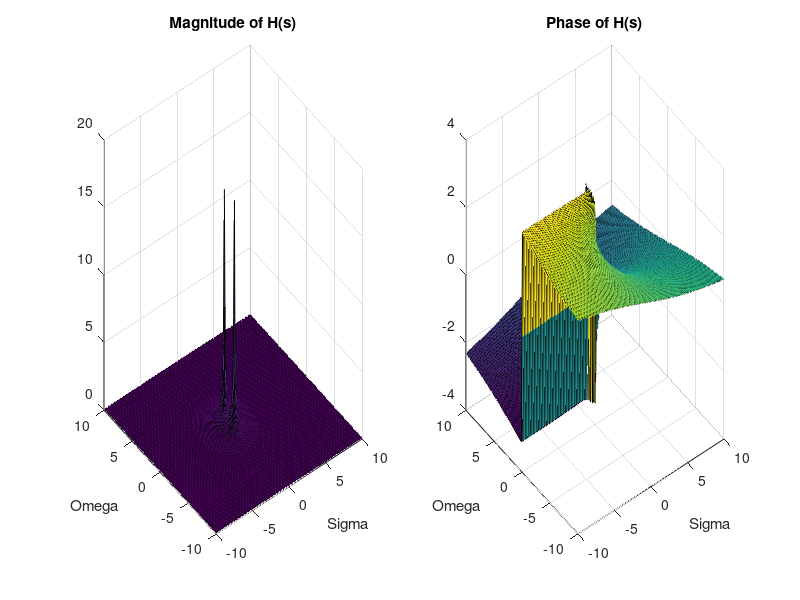
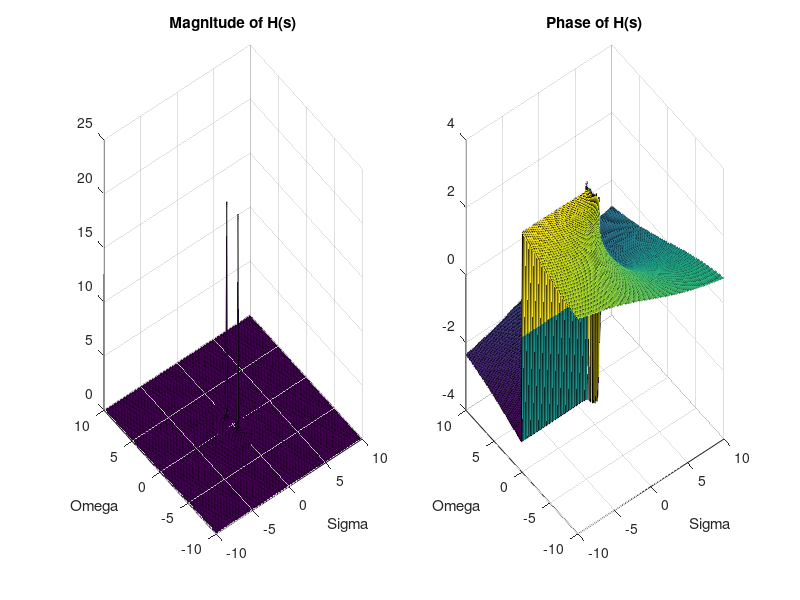
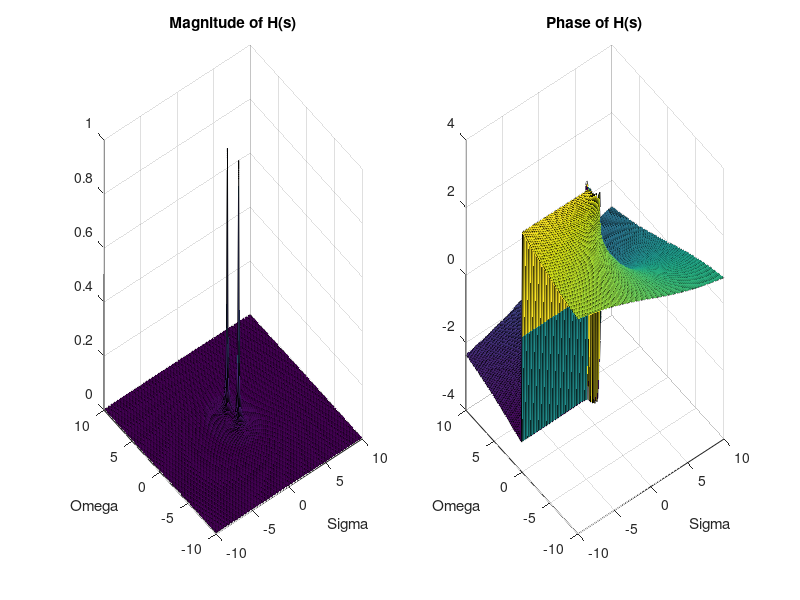
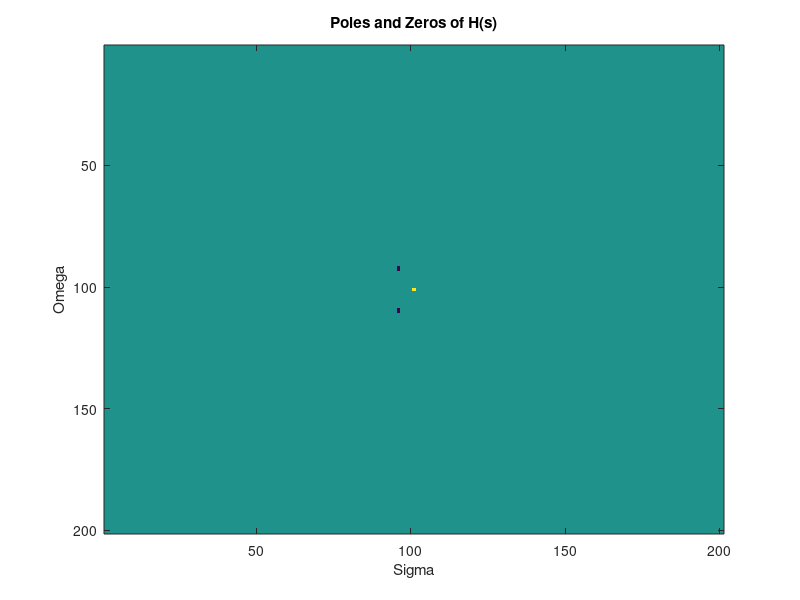

These charts were generated, in order, by the following MATLAB code: (Note: this script raises an error after producing the figures.)
function ECT_Q1();
    %Coordination of Complex Plane
    sigma=[-10:0.1:10];
    omega=(i*[-10:0.1:10])';
    %Make the Complex plan, In surface
    onesVector=ones(10*2*10+1,1);
    surface= (onesVector*sigma) + ((-omega)*onesVector');
    %%%%%%%%%%%%%%%%%%%%%%%%%%%%%%%%%%%%%%%%%%%%%%%%%%%%
    %R=1, H(s)=s/(1+s+s2) 
    H=surface./(1+surface+surface.^2);
    %Magnitude of H(s)
    Hmagnitude=abs(H);
    %Phase of H(s)
    Hangle=atan(imag(H)./real(H));
    Hsign=sign(real(H));
    Hsigntest=(Hsign==-1);
    Hsign2=Hsigntest.*sign(imag(H));
    Hangle=Hangle+pi*Hsign2;
    %plotting Manitude and Phase
    subplot(1,2,1); surf(sigma,sigma,Hmagnitude); title('Magnitude of H(s)'); xlabel('Sigma'); ylabel('Omega');
    subplot(1,2,2); surf(sigma,sigma,Hangle); title('Phase of H(s)'); xlabel('Sigma'); ylabel('Omega');
    %Saving
    saveas(gcf,'/Users/user/Desktop/ECT/Q1/pic1.jpg','jpg');
    %%%%%%%%%%%%%%%%%%%%%%%%%%%%%%%%%%%%%%%%%%%%%%%%%%%
    %%%%%%%%%%%%%%%%%%%%%%%%%%%%%%%%%%%%%%%%%%%%%%%%%%%%
    %R=5, H(s)=s/(5+s+5s2) 
    H=surface./(5+surface+5*surface.^2);
    %Magnitude of H(s)
    Hmagnitude=abs(H);
    %Phase of H(s)
    Hangle=atan(imag(H)./real(H));
    Hsign=sign(real(H));
    Hsigntest=(Hsign==-1);
    Hsign2=Hsigntest.*sign(imag(H));
    Hangle=Hangle+pi*Hsign2;
    %plotting Manitude and Phase
    subplot(1,2,1); surf(sigma,sigma,Hmagnitude); title('Magnitude of H(s)'); xlabel('Sigma'); ylabel('Omega');
    subplot(1,2,2); surf(sigma,sigma,Hangle); title('Phase of H(s)'); xlabel('Sigma'); ylabel('Omega');
    %Saving
    saveas(gcf,'/Users/user/Desktop/ECT/Q1/pic2.jpg','jpg');
    %%%%%%%%%%%%%%%%%%%%%%%%%%%%%%%%%%%%%%%%%%%%%%%%%%%
    %%%%%%%%%%%%%%%%%%%%%%%%%%%%%%%%%%%%%%%%%%%%%%%%%%%%
    %R=20, H(s)=s/(20+s+20s2) 
    H=surface./(20+surface+20*surface.^2);
    %Magnitude of H(s)
    Hmagnitude=abs(H);
    %Phase of H(s)
    Hangle=atan(imag(H)./real(H));
    Hsign=sign(real(H));
    Hsigntest=(Hsign==-1);
    Hsign2=Hsigntest.*sign(imag(H));
    Hangle=Hangle+pi*Hsign2;
    %plotting Manitude and Phase
    subplot(1,2,1); surf(sigma,sigma,Hmagnitude); title('Magnitude of H(s)'); xlabel('Sigma'); ylabel('Omega');
    subplot(1,2,2); surf(sigma,sigma,Hangle); title('Phase of H(s)'); xlabel('Sigma'); ylabel('Omega');
    %Saving
    saveas(gcf,'/Users/user/Desktop/ECT/Q1/pic3.jpg','jpg');
    %%%%%%%%%%%%%%%%%%%%%%%%%%%%%%%%%%%%%%%%%%%%%%%%%%%
    %R=1, H(s)=s/(1+s+s2) 
    H=surface./(1+surface+surface.^2);
    HZero=(H==0);
    HPol=(H>7);
    PolZero=HZero*1+HPol*-1;
    subplot(1,1,1); imagesc(PolZero); title('Poles and Zeros of H(s)'); xlabel('Sigma'); ylabel('Omega');
    saveas(gcf,'/Users/user/Desktop/ECT/Q1/pic4.jpg','jpg');
    %%%%%%%%%%%%%%%%%%%%%%%%%%%%%%%%%%%%%%%%%%%%%%%%%%%
    %Delta Response
    X=[-50:0.1:50];
    syms s t;
    %R=1
    F=ilaplace(s/(1+s+s^2));
    f=symfun(F,t);
    plot(X,f(X));
    saveas(gcf,'/Users/user/Desktop/ECT/Q1/pic5.jpg','jpg');
    %R=5
    F=ilaplace(s/(5+s+5*s^2));
    f=symfun(F,t);
    plot(X,f(X));
    saveas(gcf,'/Users/user/Desktop/ECT/Q1/pic6.jpg','jpg');
    %R=20
    F=ilaplace(s/(20+s+20*s^2));
    f=symfun(F,t);
    plot(X,f(X));
    saveas(gcf,'/Users/user/Desktop/ECT/Q1/pic7.jpg','jpg');
    
    %%%%%%%%%%%%%%%%%%%%%%%%%%%%%%%%%%%%%%%%%%%%%%%%%%%
    %U Response
    syms s t;
    %R=1
    F=ilaplace(1/(1+s+s^2));
    f=symfun(F,t);
    plot(X,f(X));
    saveas(gcf,'/Users/user/Desktop/ECT/Q1/pic8.jpg','jpg');
    %R=5
    F=ilaplace(1/(5+s+5*s^2));
    f=symfun(F,t);
    plot(X,f(X));
    saveas(gcf,'/Users/user/Desktop/ECT/Q1/pic9.jpg','jpg');
    %R=20
    F=ilaplace(1/(20+s+20*s^2));
    f=symfun(F,t);
    plot(X,f(X));
    saveas(gcf,'/Users/user/Desktop/ECT/Q1/pic10.jpg','jpg');
    %%%%%%%%%%%%%%%%%%%%%%%%%%%%%%%%%%%%%%%%%%%%%%%%%%%
    %R=1 , W=1.1
    H11=(i*1.1)/(1+(i*1.1)+(i*1.1)^2);
    m11=abs(H11);
    ang11=atan(imag(H11)/real(H11));
    Hsign=sign(real(H11));
    Hsigntest=(Hsign==-1);
    Hsign2=Hsigntest.*sign(imag(H11));
    ang11=ang11+pi*Hsign2;
    
    plot(X,m11*cos(1.1*X-pi/2+ang11));
    saveas(gcf,'/Users/user/Desktop/ECT/Q1/pic11.jpg','jpg');
    %R=1 , W=1
    H12=i/(1+i+i^2);
    m12=abs(H12);
    ang12=atan(imag(H12)/real(H12));
    Hsign=sign(real(H12));
    Hsigntest=(Hsign==-1);
    Hsign2=Hsigntest.*sign(imag(H12));
    ang12=ang12+pi*Hsign2;
    
    plot(X,m12*cos(X-pi/2+ang12));
    saveas(gcf,'/Users/user/Desktop/ECT/Q1/pic12.jpg','jpg');
    %R=1 , W=0.9
    H13=(i*0.9)/(1+(i*0.9)+(i*0.9)^2);
    m13=abs(H13);
    ang13=atan(imag(H13)/real(H13));
    Hsign=sign(real(H13));
    Hsigntest=(Hsign==-1);
    Hsign2=Hsigntest.*sign(imag(H13));
    ang13=ang13+pi*Hsign2;
    
    plot(X,m13*cos(0.9*X-pi/2+ang13));
    saveas(gcf,'/Users/user/Desktop/ECT/Q1/pic13.jpg','jpg');
    %R=20 , W=1.1
    H21=(i*1.1)/(20+(i*1.1)+20*(i*1.1)^2);
    m21=abs(H21);
    ang21=atan(imag(H21)/real(H21));
    Hsign=sign(real(H21));
    Hsigntest=(Hsign==-1);
    Hsign2=Hsigntest.*sign(imag(H21));
    ang21=ang21+pi*Hsign2;
    
    plot(X,m21*cos(1.1*X-pi/2+ang21));
    saveas(gcf,'/Users/user/Desktop/ECT/Q1/pic14.jpg','jpg');
    %R=20 , W=1
    H22=i/(20+i+20*i^2);
    m22=abs(H22);
    ang22=atan(imag(H22)/real(H22));
    Hsign=sign(real(H22));
    Hsigntest=(Hsign==-1);
    Hsign2=Hsigntest.*sign(imag(H22));
    ang22=ang22+pi*Hsign2;
    
    plot(X,m22*cos(X-pi/2+ang22));
    saveas(gcf,'/Users/user/Desktop/ECT/Q1/pic15.jpg','jpg');
    %R=20 , W=0.9
    H23=(i*0.9)/(20+(i*0.9)+20*(i*0.9)^2);
    m23=abs(H23);
    ang23=atan(imag(H23)/real(H23));
    Hsign=sign(real(H23));
    Hsigntest=(Hsign==-1);
    Hsign2=Hsigntest.*sign(imag(H23));
    ang23=ang23+pi*Hsign2;
    
    plot(X,m23*cos(0.9*X-pi/2+ang23));
    saveas(gcf,'/Users/user/Desktop/ECT/Q1/pic16.jpg','jpg');
    
end